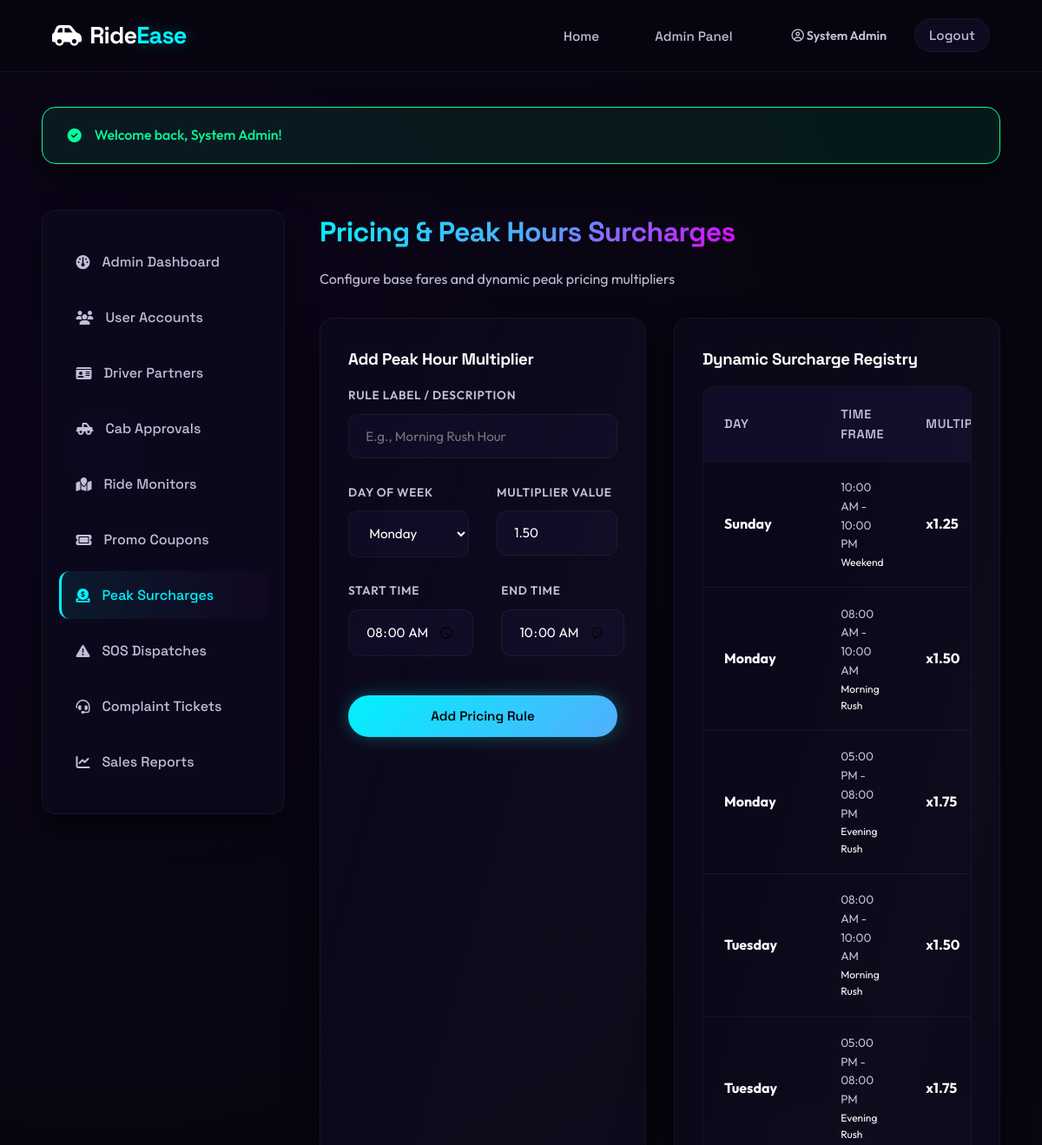
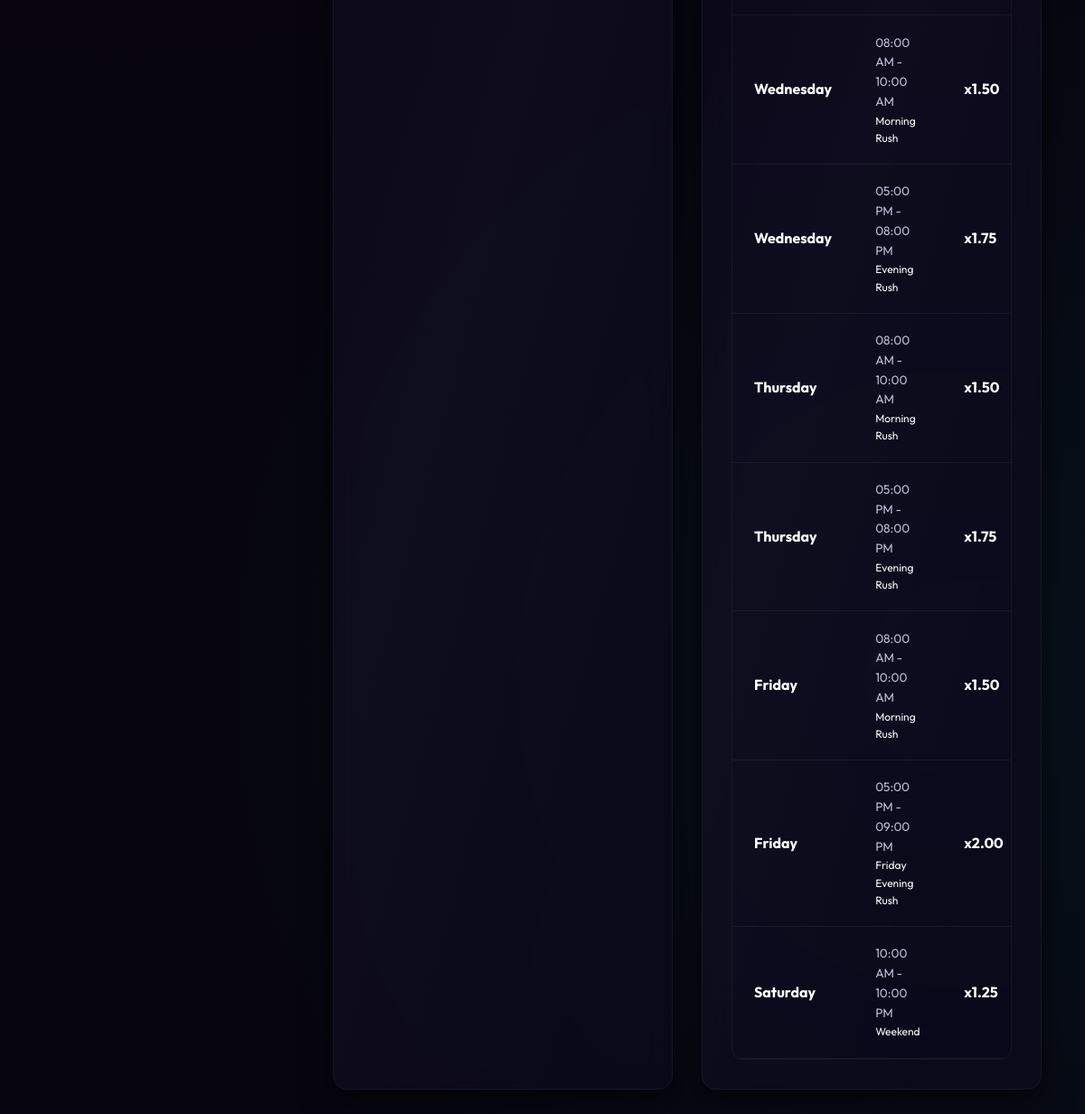
/admin/pricing.php (signed in), run on the app's committed database (2 pictures, top to bottom).
### tables this page shows
CREATE TABLE IF NOT EXISTS peak_hours (
    id INT AUTO_INCREMENT PRIMARY KEY,
    day_of_week TINYINT NOT NULL COMMENT '0=Sunday,1=Monday,...,6=Saturday',
    start_time TIME NOT NULL,
    end_time TIME NOT NULL,
    multiplier DECIMAL(3,2) NOT NULL DEFAULT 1.50,
    label VARCHAR(50) DEFAULT 'Peak Hour',
    is_active TINYINT(1) NOT NULL DEFAULT 1
);

### config/session.php (called while the page is built, shortened)
<?php
function sanitize(string $input): string {
    return htmlspecialchars(trim($input), ENT_QUOTES, 'UTF-8');
}

### admin/pricing.php (the view, shortened to what this page needs)
<?php
require_once __DIR__ . '/../config/session.php';
$db = getDB();
$daysMap = ['Sunday', 'Monday', 'Tuesday', 'Wednesday', 'Thursday', 'Friday', 'Saturday'];
try {
    $stmt = $db->query("SELECT * FROM peak_hours ORDER BY day_of_week, start_time");
    $peaks = $stmt->fetchAll();
} catch (PDOException $e) {
    die("Error compiling pricing records.");
}
require_once __DIR__ . '/../includes/header.php';
?>
<div class="dashboard-layout">
    <aside class="sidebar">
        <ul class="sidebar-menu">
            <li><a href="dashboard.php"><i class="fa-solid fa-gauge"></i> Admin Dashboard</a></li>
            <li><a href="users.php"><i class="fa-solid fa-users"></i> User Accounts</a></li>
            <li><a href="drivers.php"><i class="fa-solid fa-id-card"></i> Driver Partners</a></li>
            <li><a href="vehicles.php"><i class="fa-solid fa-truck-pickup"></i> Cab Approvals</a></li>
            <li><a href="rides.php"><i class="fa-solid fa-map-location"></i> Ride Monitors</a></li>
            <li><a href="coupons.php"><i class="fa-solid fa-ticket"></i> Promo Coupons</a></li>
            <li><a href="pricing.php" class="active"><i class="fa-solid fa-circle-dollar-to-slot"></i> Peak Surcharges</a></li>
            <li><a href="sos_alerts.php"><i class="fa-solid fa-triangle-exclamation"></i> SOS Dispatches</a></li>
            <li><a href="complaints.php"><i class="fa-solid fa-headset"></i> Complaint Tickets</a></li>
            <li><a href="reports.php"><i class="fa-solid fa-chart-line"></i> Sales Reports</a></li>
        </ul>
    </aside>
    <div class="dashboard-content">
        <h1 class="gradient-text">Pricing & Peak Hours Surcharges</h1>
        <p class="text-secondary" style="margin-bottom: 2rem;">Configure base fares and dynamic peak pricing multipliers</p>
        <div class="grid-2">
            <div class="card">
                <h3>Add Peak Hour Multiplier</h3>
                <form action="pricing.php" method="POST" style="margin-top:1rem;">
                    <div class="form-group">
                        <label for="label">Rule Label / Description</label>
                        <input type="text" name="label" id="label" class="form-control" placeholder="E.g., Morning Rush Hour" required>
                    </div>
                    <div class="grid-2">
                        <div class="form-group">
                            <label for="day_of_week">Day of Week</label>
                            <select name="day_of_week" id="day_of_week" class="form-control">
                                <option value="1">Monday</option>
                            </select>
                        </div>
                        <div class="form-group">
                            <label for="multiplier">Multiplier Value</label>
                            <input type="number" name="multiplier" id="multiplier" class="form-control" min="1.00" max="4.00" step="0.05" value="1.50" required>
                        </div>
                    </div>
                    <div class="grid-2">
                        <div class="form-group">
                            <label for="start_time">Start Time</label>
                            <input type="time" name="start_time" id="start_time" class="form-control" required value="08:00">
                        </div>
                        <div class="form-group">
                            <label for="end_time">End Time</label>
                            <input type="time" name="end_time" id="end_time" class="form-control" required value="10:00">
                        </div>
                    </div>
                    <button type="submit" name="create_peak" class="btn btn-primary" style="width:100%; margin-top:1rem;">Add Pricing Rule</button>
                </form>
            </div>
            <div class="card">
                <h3>Dynamic Surcharge Registry</h3>
                <div class="table-responsive">
                    <table>
                        <thead>
                            <tr>
                                <th>Day</th>
                                <th>Time Frame</th>
                                <th>Multiplier</th>
                            </tr>
                        </thead>
                        <tbody>
                            <?php if (empty($peaks)): ?>
                                <tr>
                                    <td colspan="5" class="text-center text-muted">No peak pricing rules saved. Default (x1.00) applies.</td>
                                </tr>
                            <?php else: ?>
                                <?php foreach ($peaks as $p): ?>
                                    <tr>
                                        <td><strong><?php echo $daysMap[$p['day_of_week']]; ?></strong></td>
                                        <td>
                                            <div style="font-size:0.85rem;" class="text-secondary">
                                                <?php echo date('h:i A', strtotime($p['start_time'])); ?> - <?php echo date('h:i A', strtotime($p['end_time'])); ?>
                                            </div>
                                            <div style="font-size:0.75rem; color:#fff;"><?php echo sanitize($p['label']); ?></div>
                                        </td>
                                        <td><strong style="color:var(--accent-cyan);">x<?php echo $p['multiplier']; ?></strong></td>
                                    </tr>
                                <?php endforeach; ?>
                            <?php endif; ?>
                        </tbody>
                    </table>
                </div>
            </div>
        </div>
    </div>
</div>

### data on the page
peak_hours: day_of_week "Sunday", start_time "10:00 AM", end_time "10:00 PM", label "Weekend", multiplier "1.25"
peak_hours: day_of_week "Monday", start_time "08:00 AM", end_time "10:00 AM", label "Morning Rush", multiplier "1.50"
peak_hours: day_of_week "Monday", start_time "05:00 PM", end_time "08:00 PM", label "Evening Rush", multiplier "1.75"
peak_hours: day_of_week "Tuesday", start_time "08:00 AM", end_time "10:00 AM", label "Morning Rush", multiplier "1.50"
peak_hours: day_of_week "Tuesday", start_time "05:00 PM", end_time "08:00 PM", label "Evening Rush", multiplier "1.75"
peak_hours: day_of_week "Wednesday", start_time "08:00 AM", end_time "10:00 AM", label "Morning Rush", multiplier "1.50"
peak_hours: day_of_week "Wednesday", start_time "05:00 PM", end_time "08:00 PM", label "Evening Rush", multiplier "1.75"
peak_hours: day_of_week "Thursday", start_time "08:00 AM", end_time "10:00 AM", label "Morning Rush", multiplier "1.50"
peak_hours: day_of_week "Thursday", start_time "05:00 PM", end_time "08:00 PM", label "Evening Rush", multiplier "1.75"
peak_hours: day_of_week "Friday", start_time "08:00 AM", end_time "10:00 AM", label "Morning Rush", multiplier "1.50"
peak_hours: day_of_week "Friday", start_time "05:00 PM", end_time "09:00 PM", label "Friday Evening Rush", multiplier "2.00"
peak_hours: day_of_week "Saturday", start_time "10:00 AM", end_time "10:00 PM", label "Weekend", multiplier "1.25"

### other printed values
currentUserName() "System Admin"
$flash['message'] "Welcome back, System Admin!"
